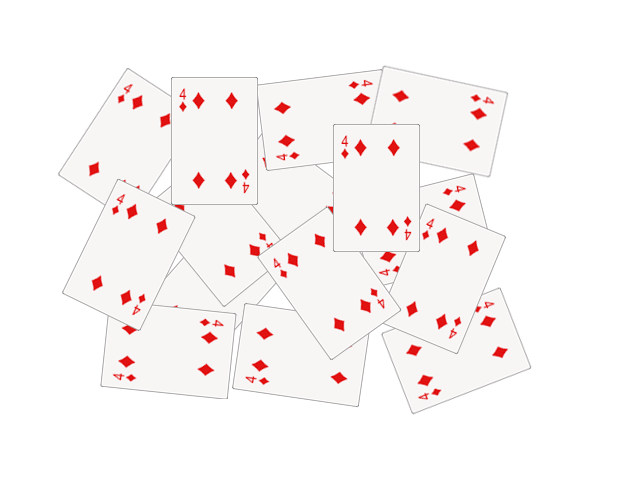
#> input picture seminars/seminar_06/data/cards.png, 640 x 480 px
$ jupyter execute Seminar_6.ipynb   (older library calls are emulated)
#> lines starting #> are read from the running program, lines starting #| are printed output that depends on the picture; after the words box and inside, x2 and y2 are one past the last pixel; in counts of white or black regions, pixels touching at a corner belong together
# Семинар 6 - Классические алгоритмы сегментации изображения и обнаружения объектов

***

[cell 1]
import random as rng

import cv2
import numpy as np
import matplotlib.pyplot as plt


rng.seed(12345)

[cell 2]
# !mkdir -p data
# !wget https://github.com/opencv/opencv/raw/4.x/samples/data/cards.png -O data/cards.png

# Image Segmentation with Distance Transform and Watershed Algorithm

Источник - https://docs.opencv.org/3.4/d2/dbd/tutorial_distance_transform.html

В этом семинаре вы узнаете, как:

- Использовать `cv2.filter2D`, чтобы выполнить фильтрацию Лапласа для повышения резкости изображения.
- Использовать `cv2.distanceTransform`, чтобы получить производное представление двоичного изображения, где значение каждого пикселя заменяется его расстоянием до ближайшего пикселя фона.
- Использовать `cv2.watershed`, чтобы изолировать объекты на изображении от фона.

[cell 3]
img_src = cv2.cvtColor(cv2.imread("data/cards.png"), cv2.COLOR_BGR2RGB)
plt.imshow(img_src);

[cell 4]
# Change the background from white to black, since that will help later to extract
# better results during the use of Distance Transform
img = img_src.copy()
img[np.all(img == 255, axis=2)] = 0

plt.imshow(img);

[cell 5]
# Create a kernel that we will use to sharpen our image
# an approximation of second derivative, a quite strong kernel
kernel = np.array(
    [[  1,  1,  1],
     [  1, -8,  1],
     [  1,  1,  1]], dtype=np.float32)
# do the laplacian filtering as it is
# well, we need to convert everything in something more deeper then CV_8U
# because the kernel has some negative values,
# and we can expect in general to have a Laplacian image with negative values
# BUT a 8bits unsigned int (the one we are working with) can contain values from 0 to 255
# so the possible negative number will be truncated
imgLaplacian = cv2.filter2D(img, cv2.CV_32F, kernel)
sharp = np.float32(img)
imgResult = sharp - imgLaplacian

# convert back to 8bits gray scale
imgResult = np.clip(imgResult, 0, 255)
imgResult = imgResult.astype('uint8')
imgLaplacian = np.clip(imgLaplacian, 0, 255)
imgLaplacian = np.uint8(imgLaplacian)

plt.figure(figsize=(10, 5))
plt.subplot(121)
plt.imshow(imgLaplacian)
plt.title('Laplacian')
plt.subplot(122)
plt.imshow(imgResult)
plt.title('New Sharped Image');

### Бинаризация изображения

[cell 6]
# Create binary image from source image
bw = cv2.cvtColor(imgResult, cv2.COLOR_BGR2GRAY)
_, bw = cv2.threshold(bw, 40, 255, cv2.THRESH_BINARY | cv2.THRESH_OTSU)
#> bw: shape (480, 640); 38.9% white; 10 white regions (9 under 20 px), largest, box (x1, y1, x2, y2) and area: (57, 64, 532, 415) 119477
plt.imshow(bw, cmap="Greys_r");

### Distance transform

[cell 7]
# Perform the distance transform algorithm
dist = cv2.distanceTransform(bw, cv2.DIST_L2, 3)
# Normalize the distance image for range = {0.0, 1.0}
# so we can visualize and threshold it
cv2.normalize(dist, dist, 0, 1.0, cv2.NORM_MINMAX)
plt.imshow(dist, cmap="Greys_r");

[cell 8]
# Threshold to obtain the peaks
# This will be the markers for the foreground objects
_, dist = cv2.threshold(dist, 0.4, 1.0, cv2.THRESH_BINARY)
#> dist: shape (480, 640) float32; values 0 (black) and 1 (white), 7.1% white; 15 white regions (1 under 20 px), largest, box (x1, y1, x2, y2) and area: (94, 228, 165, 280) 2212, (348, 159, 405, 216) 2186, (187, 112, 243, 169) 2179
# Dilate a bit the dist image
kernel1 = np.ones((3,3), dtype=np.uint8)
dist = cv2.dilate(dist, kernel1)
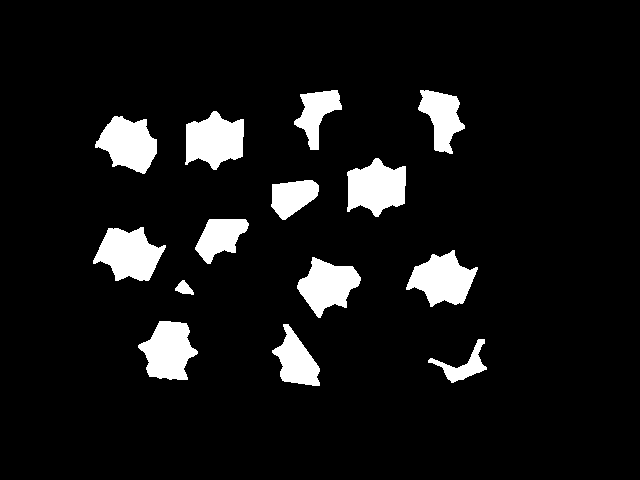
#> dist: shape (480, 640) float32; values 0 (black) and 1 (white), 8.2% white; 14 white regions, largest, box (x1, y1, x2, y2) and area: (93, 227, 166, 281) 2498, (347, 158, 406, 217) 2450, (185, 111, 244, 170) 2442
plt.imshow(dist, cmap="Greys_r");

[cell 9]
# Create the CV_8U version of the distance image
# It is needed for findContours()
dist_8u = dist.astype('uint8')
#> dist_8u: shape (480, 640); values 0 (black) and 1 (white), 8.2% white; 14 white regions
# Find total markers
contours, _ = cv2.findContours(dist_8u, cv2.RETR_EXTERNAL, cv2.CHAIN_APPROX_SIMPLE)
#> contours = 14 contours; largest, box (x1, y1, x2, y2) and area: (93, 227, 166, 281) 2396, (347, 158, 406, 217) 2348, (185, 111, 244, 170) 2340, (406, 250, 478, 307) 2280, (138, 321, 198, 380) 2240
# Create the marker image for the watershed algorithm
markers = np.zeros(dist.shape, dtype=np.int32)
# Draw the foreground markers
for i in range(len(contours)):
    cv2.drawContours(
        markers,   # image
        contours,  # contours list
        i,         # contour index to draw
        (i+1),     # color (fill value)
        -1,        # thickness (if negative - fill the contour)
    )
#> this loop made 14 passes
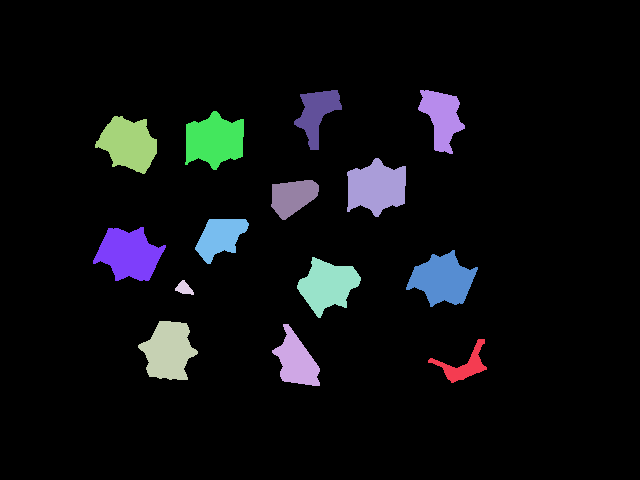
#> markers: shape (480, 640) int32; 15 distinct labels, from 0 to 14; one colour per label, 0 black
# Draw the background marker
cv2.circle(
    markers,        # image
    (5,5),          # center
    3,              # radius
    (255,255,255),  # color
    -1,             # thickness (if negative - fill)
)
#> markers: shape (480, 640) int32; 16 distinct labels, from 0 to 255

markers_8u = (markers * 10).astype('uint8')
plt.imshow(markers_8u, cmap="Greys_r");

### Алгоритм Watershed

[cell 10]
# Perform the watershed algorithm
cv2.watershed(imgResult, markers)

mark = markers.astype('uint8')
mark = cv2.bitwise_not(mark)
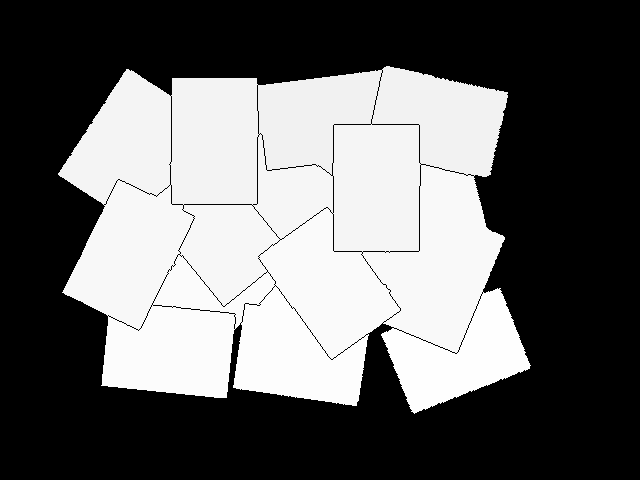
#> mark: shape (480, 640); min 0, max 254, mean 101.2
# uncomment this if you want to see how the mark
# image looks like at that point
# plt.imshow(mark)
# Generate random colors
colors = []
for contour in contours:
    colors.append((rng.randint(0,256), rng.randint(0,256), rng.randint(0,256)))
#> after the loop, colors = [(213, 5, 152), (188, 99, 138), (223, 82, 191), (63, 221, 133), (89, 95, 181), (46, 211, 85), (75, 105, 39), (97, 174, 164), (12, 234, 173), (13, 212, 1), (3, 83, 91), (146, 50, 212), (54, 93, 192), (119, 168, 20)]
# Create the result image
dst = np.zeros((markers.shape[0], markers.shape[1], 3), dtype=np.uint8)
# Fill labeled objects with random colors
for i in range(markers.shape[0]):
    for j in range(markers.shape[1]):
        index = markers[i,j]
        if index > 0 and index <= len(contours):
            dst[i,j,:] = colors[index-1]
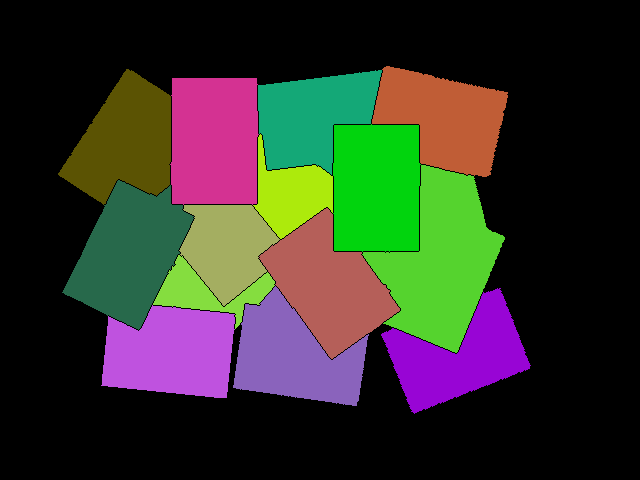
#> dst: shape (480, 640, 3); mean of channels 0, 1, 2 40.2, 50.5, 49.8; drawn as B, G, R

# Visualize the final image
plt.imshow(dst);

[cell 11]
blended = cv2.addWeighted(img_src, 0.5, dst, 0.5, 0.0)
plt.imshow(blended);

# Домашнее задание: подсчет количества пальцев

Вам предлагается реализовать алгоритм, подсчитывающий количество пальцев.

Один из возможных вариантов решения:
- Получить бинаризованное изображение и найти контур руки;
- Построить выпуклый контур функцией `cv2.convexHull` - https://docs.opencv.org/3.4/d7/d1d/tutorial_hull.html
- Найти дефекты выпуклости контура функцией [`cv2.convexityDefects`](https://docs.opencv.org/3.4/d3/dc0/group__imgproc__shape.html#gada4437098113fd8683c932e0567f47ba)
- После некоторой фильтрации дефектов, их число будет напрямую коррелировать с числом пальцев.

**Требования:**
1. Продемонстрируйте работоспособность алгоритма на любом числе пальцев (от 0 до 5).
2. Используйте фото своей руки для демонстрации (предложенное фото лишь для отладки).

[cell 12]
img = cv2.cvtColor(cv2.imread("data/hand.jpg"), cv2.COLOR_BGR2RGB)
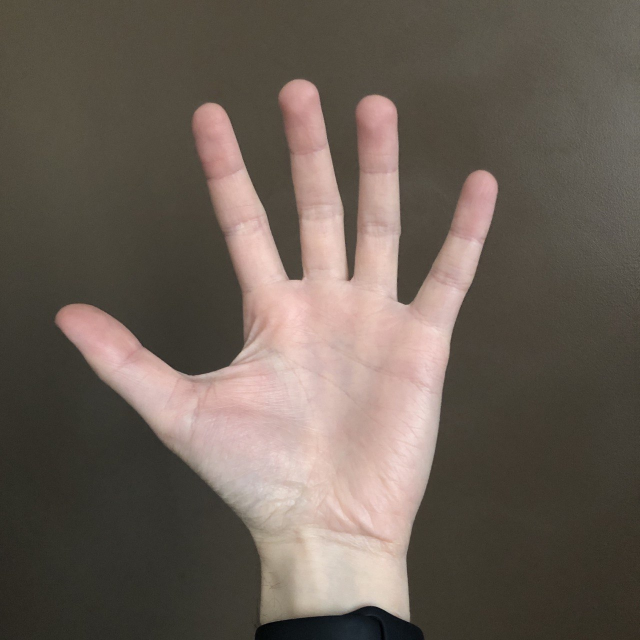
#> input picture seminars/seminar_06/data/hand.jpg, 1280 x 1280 px (shown at 1/2 size)
#> img: shape (1280, 1280, 3)
plt.imshow(img);

[cell 13]
from __future__ import print_function
import cv2 as cv
import numpy as np
import argparse
import random as rng
'''
В папке data лежит 6 фотографий для демонстрации работы алгоритма
data/zero.jpg
data/one.jpg
data/two.jpg
data/three.jpg
data/four.jpg
data/five.jpg

'''

image_path = "data/one.jpg"

src = cv2.cvtColor(cv2.imread(image_path), cv2.COLOR_BGR2RGB)
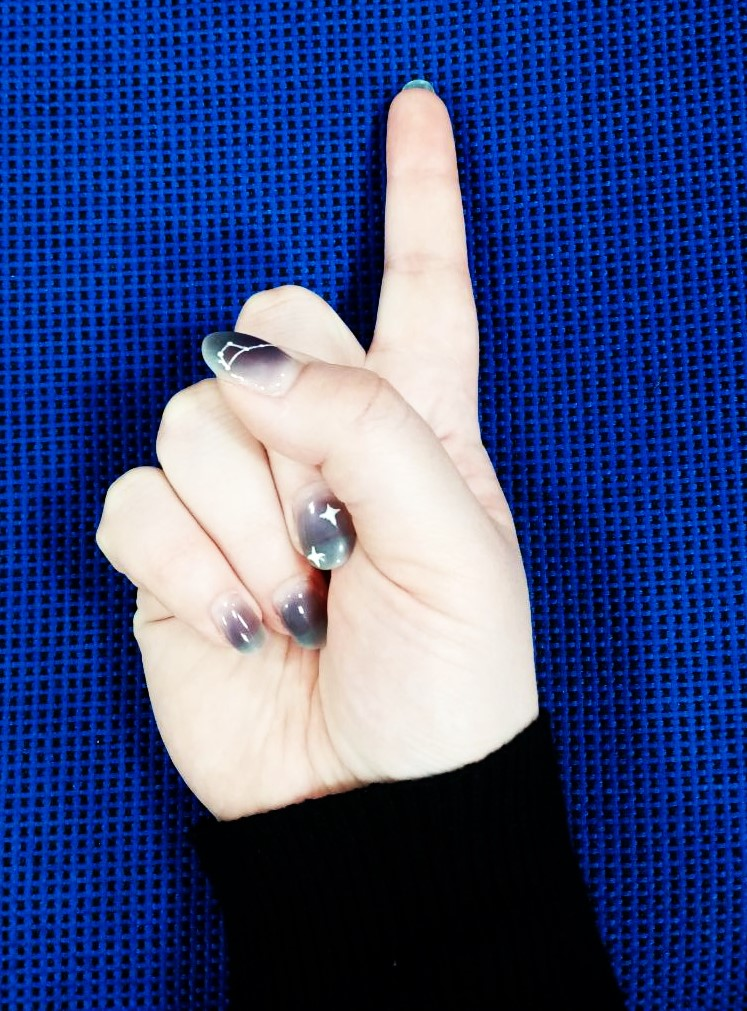
#> input picture seminars/seminar_06/data/one.jpg, 747 x 1011 px

src_gray = cv.cvtColor(src, cv.COLOR_BGR2GRAY)
src_gray = cv.blur(src_gray, (3,3))

kernel = np.array(
    [[  1,  1,  1],
     [  1, -8,  1],
     [  1,  1,  1]], dtype=np.float32)

imgLaplacian = cv2.filter2D(src, cv2.CV_32F, kernel)
#> imgLaplacian: shape (1011, 747, 3) float32
sharp = np.float32(src)
#> sharp: shape (1011, 747, 3) float32
imgResult = sharp - imgLaplacian
#> imgResult: shape (1011, 747, 3) float32

# convert back to 8bits gray scale
imgResult = np.clip(imgResult, 0, 255)
imgResult = imgResult.astype('uint8')


# Create binary image from source image
bw = cv2.cvtColor(imgResult, cv2.COLOR_BGR2GRAY)
#> bw: shape (1011, 747)
_, bw = cv2.threshold(bw, 40, 255, cv2.THRESH_BINARY | cv2.THRESH_OTSU)
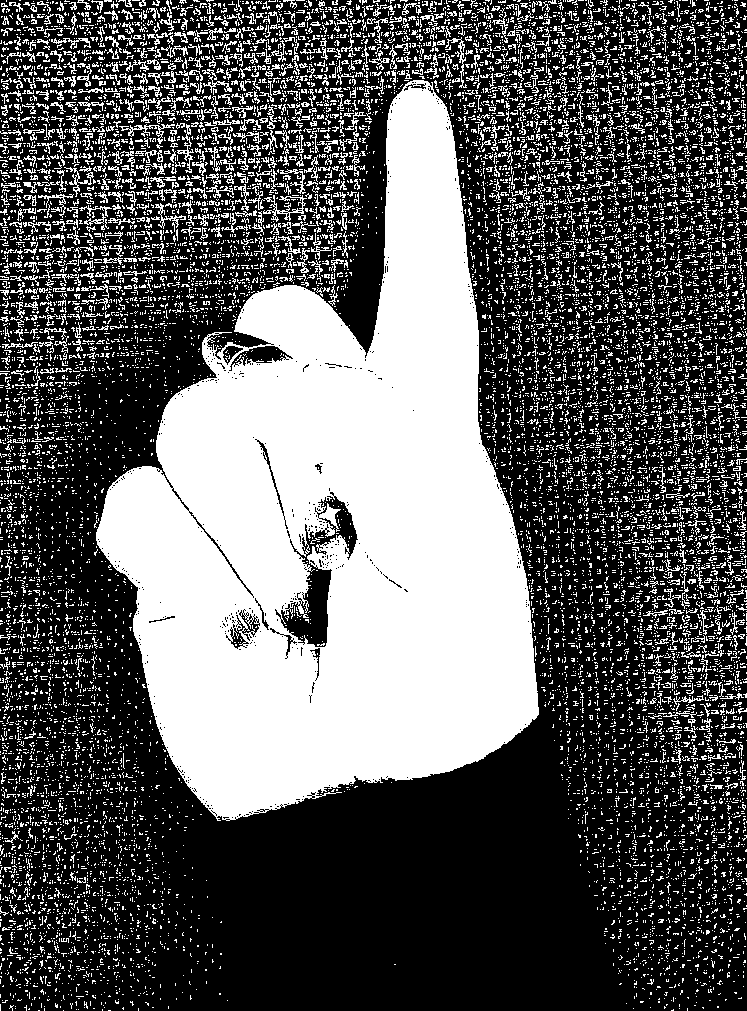
#> bw: shape (1011, 747); 36% white; 14043 white regions (13098 under 20 px), largest, box (x1, y1, x2, y2) and area: (96, 80, 539, 821) 179641, (263, 195, 307, 222) 315, (119, 124, 175, 144) 250
# plt.imshow(bw, cmap="Greys_r");

# Detect edges using Canny
canny_output = cv2.Canny(
    bw,    # входное изображение
    100,        # нижний порог гистерезиса
    200,        # верхний порог гистерезиса
    None,       # буфер для ребер, укажем None, так как воспользуемся возвращаемым значением
    3,          # размер ядра дифференциального оператора Собеля
    True        # False/True L1/L2 норма для вичисления отклика по производным
)
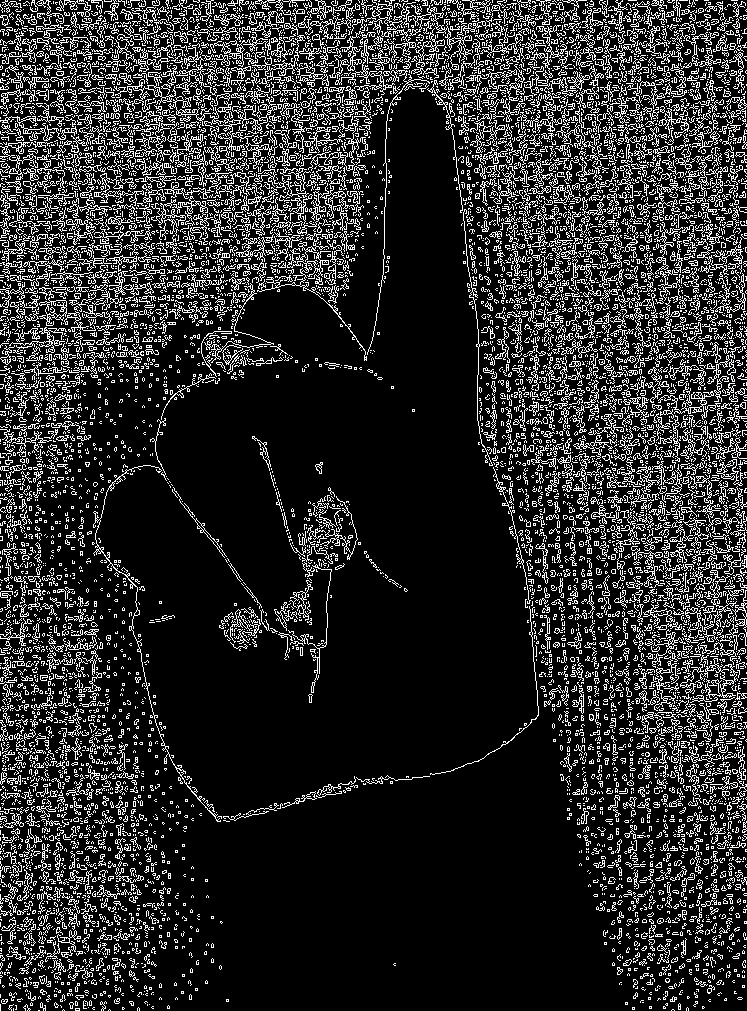
#> canny_output: shape (1011, 747); 16.6% white in thin lines or dots
# Find contours
contours, _ = cv.findContours(bw, cv.RETR_LIST, cv.CHAIN_APPROX_SIMPLE)
#> contours = 15369 contours, 15142 with area under 20; largest, box (x1, y1, x2, y2) and area: (96, 80, 539, 821) 185189, (280, 495, 359, 648) 4076, (228, 345, 294, 372) 758, (188, 510, 254, 597) 282, (256, 439, 285, 517) 247
sorted_cnts=sorted(contours,key=cv2.contourArea,reverse=True)
#> sorted_cnts has the same summary as contours

hull = cv2.convexHull(sorted_cnts[0])
#> hull = contour of 50 points, box (x1, y1, x2, y2) (96, 80, 539, 821), area 210840

drawing = np.zeros((canny_output.shape[0], canny_output.shape[1], 3), dtype=np.uint8)

cv.drawContours(drawing, sorted_cnts[0], -1, (255,0,0), 3)
cv.drawContours(drawing, [hull], -1, (255,0,0), 3)
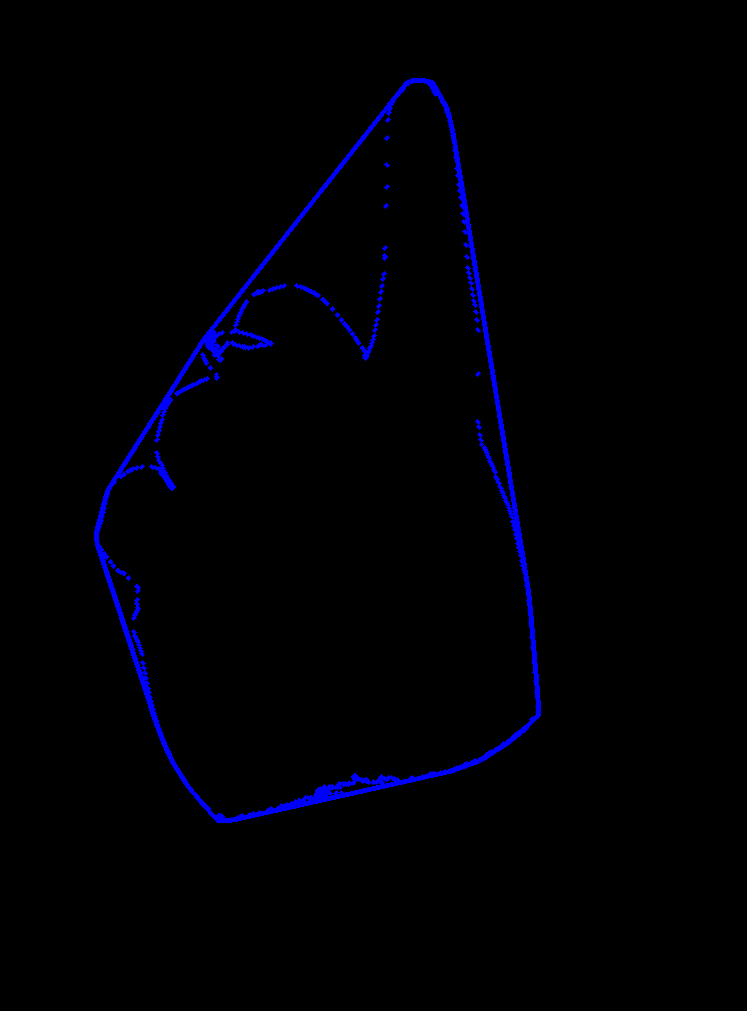
#> drawing: shape (1011, 747, 3); mean of channels 0, 1, 2 4.8, 0, 0; drawn as B, G, R

plt.imshow(drawing)

hull_idx = cv2.convexHull(sorted_cnts[0], returnPoints=False)
#> hull_idx = 50 values, max 1165 at index 0, min 0 at index 49, mean 720.7

defects = cv2.convexityDefects(sorted_cnts[0], hull_idx)
#> defects = 47 rows, first 6: [0, 2, 1, 162], [2, 4, 3, 114], [4, 6, 5, 142], [6, 15, 11, 360], [15, 330, 78, 35547], [330, 470, 424, 13815]

if len(defects[defects[:, : ,3]>30000])>0:
    count = len(defects[defects[:, : ,3]>40000])+1
#> count = 1
else:
    count = 0

print('Количество пальцев на картинке', count)
#| Количество пальцев на картинке 1
